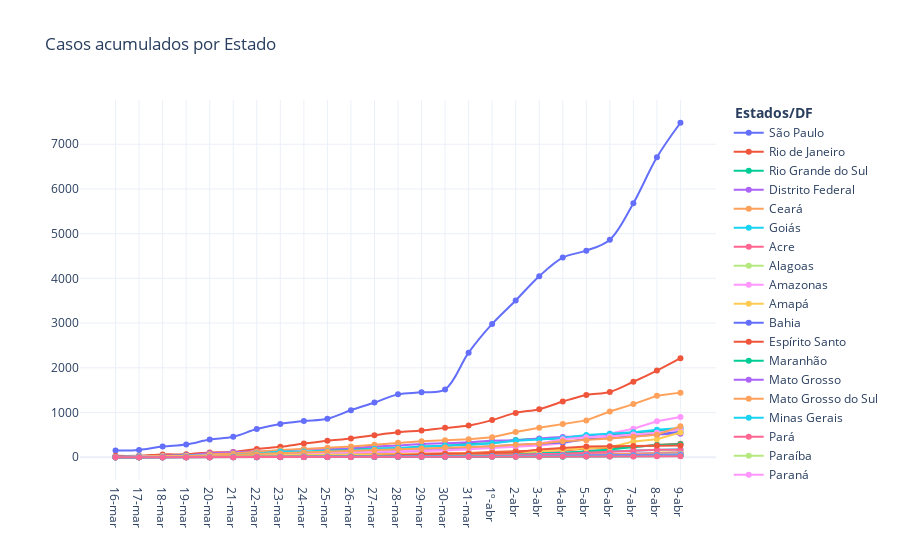

The notebook cell this image was saved under:
### Code cell
# Plot confirmed cases
fig = go.Figure(
    [
        go.Scatter(x = acumulado_estados.Estado, y = acumulado_estados.SP, mode = 'markers+lines', name="São Paulo", line_shape='spline'),
        go.Scatter(x = acumulado_estados.Estado, y = acumulado_estados.RJ, mode = 'markers+lines', name="Rio de Janeiro", line_shape='spline'),
         go.Scatter(x = acumulado_estados.Estado, y = acumulado_estados.RS, mode = 'markers+lines', name="Rio Grande do Sul", line_shape='spline'),
        go.Scatter(x = acumulado_estados.Estado, y = acumulado_estados.DF, mode = 'markers+lines', name="Distrito Federal", line_shape='spline'),
        go.Scatter(x = acumulado_estados.Estado, y = acumulado_estados.CE, mode = 'markers+lines', name="Ceará"),
        go.Scatter(x = acumulado_estados.Estado, y = acumulado_estados.GO, mode = 'markers+lines', name="Goiás"),
        go.Scatter(x = acumulado_estados.Estado, y = acumulado_estados.AC, mode = 'markers+lines', name="Acre"),
        go.Scatter(x = acumulado_estados.Estado, y = acumulado_estados.AL, mode = 'markers+lines', name="Alagoas"),
        go.Scatter(x = acumulado_estados.Estado, y = acumulado_estados.AM, mode = 'markers+lines', name="Amazonas"),
        go.Scatter(x = acumulado_estados.Estado, y = acumulado_estados.AP, mode = 'markers+lines', name="Amapá"),
        go.Scatter(x = acumulado_estados.Estado, y = acumulado_estados.BA, mode = 'markers+lines', name="Bahia"),
        
        go.Scatter(x = acumulado_estados.Estado, y = acumulado_estados.ES, mode = 'markers+lines', name="Espírito Santo"),
        go.Scatter(x = acumulado_estados.Estado, y = acumulado_estados.MA, mode = 'markers+lines', name="Maranhão"),
        go.Scatter(x = acumulado_estados.Estado, y = acumulado_estados.MT, mode = 'markers+lines', name="Mato Grosso"),
        go.Scatter(x = acumulado_estados.Estado, y = acumulado_estados.MS, mode = 'markers+lines', name="Mato Grosso do Sul"),
        go.Scatter(x = acumulado_estados.Estado, y = acumulado_estados.MG, mode = 'markers+lines', name="Minas Gerais"),
        go.Scatter(x = acumulado_estados.Estado, y = acumulado_estados.PA, mode = 'markers+lines', name="Pará"),
        go.Scatter(x = acumulado_estados.Estado, y = acumulado_estados.PB, mode = 'markers+lines', name="Paraíba"),
        go.Scatter(x = acumulado_estados.Estado, y = acumulado_estados.PR, mode = 'markers+lines', name="Paraná"),
        go.Scatter(x = acumulado_estados.Estado, y = acumulado_estados.PE, mode = 'markers+lines', name="Pernambuco"),
        go.Scatter(x = acumulado_estados.Estado, y = acumulado_estados.PI, mode = 'markers+lines', name="Piauí"),
        go.Scatter(x = acumulado_estados.Estado, y = acumulado_estados.RN, mode = 'markers+lines', name="Rio Grande do Norte"),
        
        go.Scatter(x = acumulado_estados.Estado, y = acumulado_estados.RO, mode = 'markers+lines', name="Rondônia"),
        go.Scatter(x = acumulado_estados.Estado, y = acumulado_estados.RR, mode = 'markers+lines', name="Roraima"),
        go.Scatter(x = acumulado_estados.Estado, y = acumulado_estados.SC, mode = 'markers+lines', name="Santa Catarina"),
        go.Scatter(x = acumulado_estados.Estado, y = acumulado_estados.SE, mode = 'markers+lines', name="Sergipe"),
        go.Scatter(x = acumulado_estados.Estado, y = acumulado_estados.TO, mode = 'markers+lines', name="Tocantins"),
    ]
)

fig.update_layout(title='Casos acumulados por Estado',legend_title='<b> Estados/DF </b>',
                   
                   showlegend=True, template="plotly_white",direction='clockwise')

fig.show()
plotly.offline.plot(fig, filename='HTML/AcumuladoEstadosDia.html', auto_open=False)

### Figure 1 — Plotly figure (JSON) as saved in the notebook; plotly's stock layout.template omitted (floating-point values rounded to 4 significant figures)
{"data": [{"line": {"shape": "spline"}, "mode": "markers+lines", "name": "São Paulo", "type": "scatter", "x": ["16-mar", "17-mar", "18-mar", "19-mar", "20-mar", "21-mar", "22-mar", "23-mar", "24-mar", "25-mar", "26-mar", "27-mar", "28-mar", "29-mar", "30-mar", "31-mar", "1º-abr", "2-abr", "3-abr", "4-abr", "5-abr", "6-abr", "7-abr", "8-abr", "9-abr"], "y": [152, 164, 240, 286, 396, 459, 631, 745, 810, 862, 1052, 1223, 1406, 1451, 1517, 2339, 2981, 3506, 4048, 4466, 4620, 4866, 5682, 6708, 7480]}, {"line": {"shape": "spline"}, "mode": "markers+lines", "name": "Rio de Janeiro", "type": "scatter", "x": ["16-mar", "17-mar", "18-mar", "19-mar", "20-mar", "21-mar", "22-mar", "23-mar", "24-mar", "25-mar", "26-mar", "27-mar", "28-mar", "29-mar", "30-mar", "31-mar", "1º-abr", "2-abr", "3-abr", "4-abr", "5-abr", "6-abr", "7-abr", "8-abr", "9-abr"], "y": [31, 33, 63, 66, 109, 119, 186, 233, 305, 370, 421, 493, 558, 600, 657, 708, 832, 992, 1074, 1246, 1394, 1461, 1688, 1938, 2216]}, {"line": {"shape": "spline"}, "mode": "markers+lines", "name": "Rio Grande do Sul", "type": "scatter", "x": ["16-mar", "17-mar", "18-mar", "19-mar", "20-mar", "21-mar", "22-mar", "23-mar", "24-mar", "25-mar", "26-mar", "27-mar", "28-mar", "29-mar", "30-mar", "31-mar", "1º-abr", "2-abr", "3-abr", "4-abr", "5-abr", "6-abr", "7-abr", "8-abr", "9-abr"], "y": [6, 19, 28, 37, 56, 71, 77, 96, 112, 162, 190, 197, 200, 239, 254, 305, 316, 386, 410, 418, 468, 501, 555, 581, 636]}, {"line": {"shape": "spline"}, "mode": "markers+lines", "name": "Distrito Federal", "type": "scatter", "x": ["16-mar", "17-mar", "18-mar", "19-mar", "20-mar", "21-mar", "22-mar", "23-mar", "24-mar", "25-mar", "26-mar", "27-mar", "28-mar", "29-mar", "30-mar", "31-mar", "1º-abr", "2-abr", "3-abr", "4-abr", "5-abr", "6-abr", "7-abr", "8-abr", "9-abr"], "y": [13, 19, 36, 42, 87, 112, 131, 146, 177, 191, 203, 242, 260, 298, 312, 333, 370, 377, 422, 454, 468, 485, 492, 511, 527]}, {"mode": "markers+lines", "name": "Ceará", "type": "scatter", "x": ["16-mar", "17-mar", "18-mar", "19-mar", "20-mar", "21-mar", "22-mar", "23-mar", "24-mar", "25-mar", "26-mar", "27-mar", "28-mar", "29-mar", "30-mar", "31-mar", "1º-abr", "2-abr", "3-abr", "4-abr", "5-abr", "6-abr", "7-abr", "8-abr", "9-abr"], "y": [0, 11, 20, 24, 68, 84, 125, 164, 185, 211, 238, 282, 322, 359, 382, 401, 445, 563, 658, 745, 824, 1023, 1188, 1374, 1445]}, {"mode": "markers+lines", "name": "Goiás", "type": "scatter", "x": ["16-mar", "17-mar", "18-mar", "19-mar", "20-mar", "21-mar", "22-mar", "23-mar", "24-mar", "25-mar", "26-mar", "27-mar", "28-mar", "29-mar", "30-mar", "31-mar", "1º-abr", "2-abr", "3-abr", "4-abr", "5-abr", "6-abr", "7-abr", "8-abr", "9-abr"], "y": [3, 10, 12, 15, 15, 18, 21, 23, 29, 29, 38, 49, 56, 58, 60, 65, 73, 73, 88, 103, 115, 119, 133, 159, 179]}, {"mode": "markers+lines", "name": "Acre", "type": "scatter", "x": ["16-mar", "17-mar", "18-mar", "19-mar", "20-mar", "21-mar", "22-mar", "23-mar", "24-mar", "25-mar", "26-mar", "27-mar", "28-mar", "29-mar", "30-mar", "31-mar", "1º-abr", "2-abr", "3-abr", "4-abr", "5-abr", "6-abr", "7-abr", "8-abr", "9-abr"], "y": [0, 3, 3, 3, 7, 11, 11, 17, 21, 23, 23, 25, 25, 34, 41, 42, 43, 45, 46, 46, 48, 50, 50, 58, 62]}, {"mode": "markers+lines", "name": "Alagoas", "type": "scatter", "x": ["16-mar", "17-mar", "18-mar", "19-mar", "20-mar", "21-mar", "22-mar", "23-mar", "24-mar", "25-mar", "26-mar", "27-mar", "28-mar", "29-mar", "30-mar", "31-mar", "1º-abr", "2-abr", "3-abr", "4-abr", "5-abr", "6-abr", "7-abr", "8-abr", "9-abr"], "y": [1, 1, 1, 4, 6, 7, 7, 8, 10, 11, 11, 12, 14, 14, 17, 18, 18, 18, 23, 23, 28, 31, 34, 34, 37]}, {"mode": "markers+lines", "name": "Amazonas", "type": "scatter", "x": ["16-mar", "17-mar", "18-mar", "19-mar", "20-mar", "21-mar", "22-mar", "23-mar", "24-mar", "25-mar", "26-mar", "27-mar", "28-mar", "29-mar", "30-mar", "31-mar", "1º-abr", "2-abr", "3-abr", "4-abr", "5-abr", "6-abr", "7-abr", "8-abr", "9-abr"], "y": [1, 1, 2, 3, 7, 26, 26, 32, 47, 54, 67, 81, 111, 140, 151, 175, 200, 229, 260, 311, 417, 532, 636, 804, 899]}, {"mode": "markers+lines", "name": "Amapá", "type": "scatter", "x": ["16-mar", "17-mar", "18-mar", "19-mar", "20-mar", "21-mar", "22-mar", "23-mar", "24-mar", "25-mar", "26-mar", "27-mar", "28-mar", "29-mar", "30-mar", "31-mar", "1º-abr", "2-abr", "3-abr", "4-abr", "5-abr", "6-abr", "7-abr", "8-abr", "9-abr"], "y": [0, 0, 0, 0, 1, 1, 1, 1, 1, 2, 2, 3, 4, 4, 8, 10, 11, 12, 19, 29, 31, 30, 51, 107, 110]}, {"mode": "markers+lines", "name": "Bahia", "type": "scatter", "x": ["16-mar", "17-mar", "18-mar", "19-mar", "20-mar", "21-mar", "22-mar", "23-mar", "24-mar", "25-mar", "26-mar", "27-mar", "28-mar", "29-mar", "30-mar", "31-mar", "1º-abr", "2-abr", "3-abr", "4-abr", "5-abr", "6-abr", "7-abr", "8-abr", "9-abr"], "y": [2, 16, 27, 31, 34, 49, 55, 63, 79, 91, 108, 123, 127, 156, 176, 217, 246, 267, 290, 332, 401, 437, 462, 515, 568]}, {"mode": "markers+lines", "name": "Espírito Santo", "type": "scatter", "x": ["16-mar", "17-mar", "18-mar", "19-mar", "20-mar", "21-mar", "22-mar", "23-mar", "24-mar", "25-mar", "26-mar", "27-mar", "28-mar", "29-mar", "30-mar", "31-mar", "1º-abr", "2-abr", "3-abr", "4-abr", "5-abr", "6-abr", "7-abr", "8-abr", "9-abr"], "y": [1, 8, 11, 13, 16, 26, 26, 33, 40, 40, 48, 54, 61, 72, 85, 97, 120, 139, 153, 153, 194, 209, 227, 273, 300]}, {"mode": "markers+lines", "name": "Maranhão", "type": "scatter", "x": ["16-mar", "17-mar", "18-mar", "19-mar", "20-mar", "21-mar", "22-mar", "23-mar", "24-mar", "25-mar", "26-mar", "27-mar", "28-mar", "29-mar", "30-mar", "31-mar", "1º-abr", "2-abr", "3-abr", "4-abr", "5-abr", "6-abr", "7-abr", "8-abr", "9-abr"], "y": [0, 0, 0, 0, 0, 2, 2, 8, 8, 8, 10, 14, 14, 22, 31, 52, 71, 81, 88, 96, 133, 172, 230, 273, 293]}, {"mode": "markers+lines", "name": "Mato Grosso", "type": "scatter", "x": ["16-mar", "17-mar", "18-mar", "19-mar", "20-mar", "21-mar", "22-mar", "23-mar", "24-mar", "25-mar", "26-mar", "27-mar", "28-mar", "29-mar", "30-mar", "31-mar", "1º-abr", "2-abr", "3-abr", "4-abr", "5-abr", "6-abr", "7-abr", "8-abr", "9-abr"], "y": [0, 0, 0, 0, 1, 2, 2, 6, 7, 9, 11, 11, 11, 11, 18, 25, 28, 41, 44, 60, 60, 76, 78, 90, 108]}, {"mode": "markers+lines", "name": "Mato Grosso do Sul", "type": "scatter", "x": ["16-mar", "17-mar", "18-mar", "19-mar", "20-mar", "21-mar", "22-mar", "23-mar", "24-mar", "25-mar", "26-mar", "27-mar", "28-mar", "29-mar", "30-mar", "31-mar", "1º-abr", "2-abr", "3-abr", "4-abr", "5-abr", "6-abr", "7-abr", "8-abr", "9-abr"], "y": [2, 6, 7, 9, 12, 16, 21, 21, 24, 24, 25, 28, 31, 36, 44, 48, 51, 53, 60, 62, 65, 66, 80, 85, 89]}, {"mode": "markers+lines", "name": "Minas Gerais", "type": "scatter", "x": ["16-mar", "17-mar", "18-mar", "19-mar", "20-mar", "21-mar", "22-mar", "23-mar", "24-mar", "25-mar", "26-mar", "27-mar", "28-mar", "29-mar", "30-mar", "31-mar", "1º-abr", "2-abr", "3-abr", "4-abr", "5-abr", "6-abr", "7-abr", "8-abr", "9-abr"], "y": [5, 14, 19, 29, 38, 55, 83, 128, 130, 133, 153, 189, 205, 231, 261, 275, 314, 370, 397, 430, 498, 525, 559, 614, 655]}, {"mode": "markers+lines", "name": "Pará", "type": "scatter", "x": ["16-mar", "17-mar", "18-mar", "19-mar", "20-mar", "21-mar", "22-mar", "23-mar", "24-mar", "25-mar", "26-mar", "27-mar", "28-mar", "29-mar", "30-mar", "31-mar", "1º-abr", "2-abr", "3-abr", "4-abr", "5-abr", "6-abr", "7-abr", "8-abr", "9-abr"], "y": [0, 0, 1, 1, 2, 4, 4, 5, 5, 7, 13, 16, 17, 20, 26, 34, 40, 49, 75, 80, 102, 123, 154, 165, 169]}, {"mode": "markers+lines", "name": "Paraíba", "type": "scatter", "x": ["16-mar", "17-mar", "18-mar", "19-mar", "20-mar", "21-mar", "22-mar", "23-mar", "24-mar", "25-mar", "26-mar", "27-mar", "28-mar", "29-mar", "30-mar", "31-mar", "1º-abr", "2-abr", "3-abr", "4-abr", "5-abr", "6-abr", "7-abr", "8-abr", "9-abr"], "y": [0, 0, 1, 1, 1, 1, 1, 2, 3, 5, 6, 10, 14, 14, 17, 19, 21, 29, 32, 34, 35, 36, 41, 55, 79]}, {"mode": "markers+lines", "name": "Paraná", "type": "scatter", "x": ["16-mar", "17-mar", "18-mar", "19-mar", "20-mar", "21-mar", "22-mar", "23-mar", "24-mar", "25-mar", "26-mar", "27-mar", "28-mar", "29-mar", "30-mar", "31-mar", "1º-abr", "2-abr", "3-abr", "4-abr", "5-abr", "6-abr", "7-abr", "8-abr", "9-abr"], "y": [6, 12, 14, 23, 36, 43, 54, 60, 70, 97, 106, 125, 137, 152, 160, 185, 229, 258, 307, 401, 445, 466, 511, 550, 621]}, {"mode": "markers+lines", "name": "Pernambuco", "type": "scatter", "x": ["16-mar", "17-mar", "18-mar", "19-mar", "20-mar", "21-mar", "22-mar", "23-mar", "24-mar", "25-mar", "26-mar", "27-mar", "28-mar", "29-mar", "30-mar", "31-mar", "1º-abr", "2-abr", "3-abr", "4-abr", "5-abr", "6-abr", "7-abr", "8-abr", "9-abr"], "y": [2, 19, 22, 28, 31, 33, 37, 42, 42, 46, 48, 57, 68, 73, 77, 87, 95, 106, 136, 176, 201, 223, 352, 401, 555]}, {"mode": "markers+lines", "name": "Piauí", "type": "scatter", "x": ["16-mar", "17-mar", "18-mar", "19-mar", "20-mar", "21-mar", "22-mar", "23-mar", "24-mar", "25-mar", "26-mar", "27-mar", "28-mar", "29-mar", "30-mar", "31-mar", "1º-abr", "2-abr", "3-abr", "4-abr", "5-abr", "6-abr", "7-abr", "8-abr", "9-abr"], "y": [0, 0, 0, 3, 4, 4, 6, 6, 8, 8, 9, 9, 11, 16, 18, 18, 19, 19, 22, 24, 24, 26, 31, 38, 40]}, {"mode": "markers+lines", "name": "Rio Grande do Norte", "type": "scatter", "x": ["16-mar", "17-mar", "18-mar", "19-mar", "20-mar", "21-mar", "22-mar", "23-mar", "24-mar", "25-mar", "26-mar", "27-mar", "28-mar", "29-mar", "30-mar", "31-mar", "1º-abr", "2-abr", "3-abr", "4-abr", "5-abr", "6-abr", "7-abr", "8-abr", "9-abr"], "y": [1, 1, 1, 1, 1, 9, 9, 13, 14, 14, 19, 28, 45, 68, 77, 82, 92, 106, 176, 215, 242, 246, 254, 261, 261]}, {"mode": "markers+lines", "name": "Rondônia", "type": "scatter", "x": ["16-mar", "17-mar", "18-mar", "19-mar", "20-mar", "21-mar", "22-mar", "23-mar", "24-mar", "25-mar", "26-mar", "27-mar", "28-mar", "29-mar", "30-mar", "31-mar", "1º-abr", "2-abr", "3-abr", "4-abr", "5-abr", "6-abr", "7-abr", "8-abr", "9-abr"], "y": [0, 0, 0, 0, 1, 3, 3, 3, 5, 5, 6, 6, 6, 6, 8, 9, 9, 10, 10, 11, 14, 18, 23, 26, 28]}, {"mode": "markers+lines", "name": "Roraima", "type": "scatter", "x": ["16-mar", "17-mar", "18-mar", "19-mar", "20-mar", "21-mar", "22-mar", "23-mar", "24-mar", "25-mar", "26-mar", "27-mar", "28-mar", "29-mar", "30-mar", "31-mar", "1º-abr", "2-abr", "3-abr", "4-abr", "5-abr", "6-abr", "7-abr", "8-abr", "9-abr"], "y": [0, 0, 0, 0, 0, 2, 2, 2, 8, 8, 8, 12, 16, 16, 16, 22, 26, 30, 37, 42, 42, 42, 49, 52, 63]}, {"mode": "markers+lines", "name": "Santa Catarina", "type": "scatter", "x": ["16-mar", "17-mar", "18-mar", "19-mar", "20-mar", "21-mar", "22-mar", "23-mar", "24-mar", "25-mar", "26-mar", "27-mar", "28-mar", "29-mar", "30-mar", "31-mar", "1º-abr", "2-abr", "3-abr", "4-abr", "5-abr", "6-abr", "7-abr", "8-abr", "9-abr"], "y": [7, 7, 14, 21, 40, 57, 68, 86, 109, 122, 149, 163, 184, 197, 219, 235, 247, 281, 301, 356, 379, 417, 457, 501, 693]}, {"mode": "markers+lines", "name": "Sergipe", "type": "scatter", "x": ["16-mar", "17-mar", "18-mar", "19-mar", "20-mar", "21-mar", "22-mar", "23-mar", "24-mar", "25-mar", "26-mar", "27-mar", "28-mar", "29-mar", "30-mar", "31-mar", "1º-abr", "2-abr", "3-abr", "4-abr", "5-abr", "6-abr", "7-abr", "8-abr", "9-abr"], "y": [1, 5, 6, 6, 7, 10, 10, 10, 15, 16, 16, 16, 16, 16, 18, 20, 22, 24, 27, 32, 32, 32, 36, 39, 40]}, {"mode": "markers+lines", "name": "Tocantins", "type": "scatter", "x": ["16-mar", "17-mar", "18-mar", "19-mar", "20-mar", "21-mar", "22-mar", "23-mar", "24-mar", "25-mar", "26-mar", "27-mar", "28-mar", "29-mar", "30-mar", "31-mar", "1º-abr", "2-abr", "3-abr", "4-abr", "5-abr", "6-abr", "7-abr", "8-abr", "9-abr"], "y": [0, 0, 1, 1, 1, 2, 5, 7, 7, 7, 8, 9, 9, 10, 11, 12, 12, 12, 13, 16, 17, 18, 19, 23, 23]}], "layout": {"direction": "clockwise", "legend": {"title": {"text": "<b> Estados/DF </b>"}}, "showlegend": true, "title": {"text": "Casos acumulados por Estado"}}}
